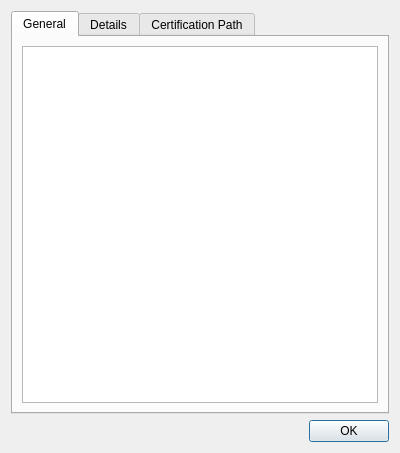
<?xml version="1.0" encoding="UTF-8"?>
<ui version="4.0">
 <class>CertificateWidget</class>
 <widget class="QWidget" name="CertificateWidget">
  <property name="geometry">
   <rect>
    <x>0</x>
    <y>0</y>
    <width>400</width>
    <height>453</height>
   </rect>
  </property>
  <property name="windowTitle">
   <string>Certificate</string>
  </property>
  <layout class="QVBoxLayout" name="WidgetLayout">
   <item>
    <widget class="QTabWidget" name="tabWidget">
     <property name="currentIndex">
      <number>0</number>
     </property>
     <widget class="QWidget" name="general">
      <attribute name="title">
       <string>General</string>
      </attribute>
      <layout class="QVBoxLayout" name="generalLayout">
       <item>
        <widget class="QTextEdit" name="info"/>
       </item>
      </layout>
     </widget>
     <widget class="QWidget" name="details">
      <attribute name="title">
       <string>Details</string>
      </attribute>
      <layout class="QVBoxLayout" name="detailsLayout">
       <item>
        <widget class="QTreeWidget" name="parameters">
         <property name="rootIsDecorated">
          <bool>false</bool>
         </property>
         <column>
          <property name="text">
           <string>Field</string>
          </property>
         </column>
         <column>
          <property name="text">
           <string>Value</string>
          </property>
         </column>
        </widget>
       </item>
       <item>
        <widget class="QPlainTextEdit" name="parameterContent">
         <property name="font">
          <font>
           <family>Courier</family>
          </font>
         </property>
         <property name="readOnly">
          <bool>true</bool>
         </property>
        </widget>
       </item>
      </layout>
     </widget>
     <widget class="QWidget" name="path">
      <attribute name="title">
       <string>Certification Path</string>
      </attribute>
      <layout class="QVBoxLayout" name="pathLayout">
       <item>
        <widget class="QGroupBox" name="pathGroup">
         <property name="title">
          <string>Certification Path</string>
         </property>
         <layout class="QVBoxLayout" name="pathGroupLayout">
          <item>
           <widget class="QTreeWidget" name="pathTree">
            <attribute name="headerVisible">
             <bool>false</bool>
            </attribute>
            <attribute name="headerVisible">
             <bool>false</bool>
            </attribute>
            <column>
             <property name="text">
              <string notr="true">1</string>
             </property>
            </column>
           </widget>
          </item>
         </layout>
        </widget>
       </item>
       <item>
        <widget class="QLabel" name="statusLabel">
         <property name="text">
          <string>Certificate status:</string>
         </property>
        </widget>
       </item>
       <item>
        <widget class="QPlainTextEdit" name="status"/>
       </item>
      </layout>
     </widget>
    </widget>
   </item>
   <item>
    <widget class="QDialogButtonBox" name="buttonBox">
     <property name="standardButtons">
      <set>QDialogButtonBox::Ok</set>
     </property>
    </widget>
   </item>
  </layout>
 </widget>
 <resources/>
 <connections>
  <connection>
   <sender>buttonBox</sender>
   <signal>clicked(QAbstractButton*)</signal>
   <receiver>CertificateWidget</receiver>
   <slot>close()</slot>
   <hints>
    <hint type="sourcelabel">
     <x>199</x>
     <y>432</y>
    </hint>
    <hint type="destinationlabel">
     <x>199</x>
     <y>226</y>
    </hint>
   </hints>
  </connection>
 </connections>
</ui>
